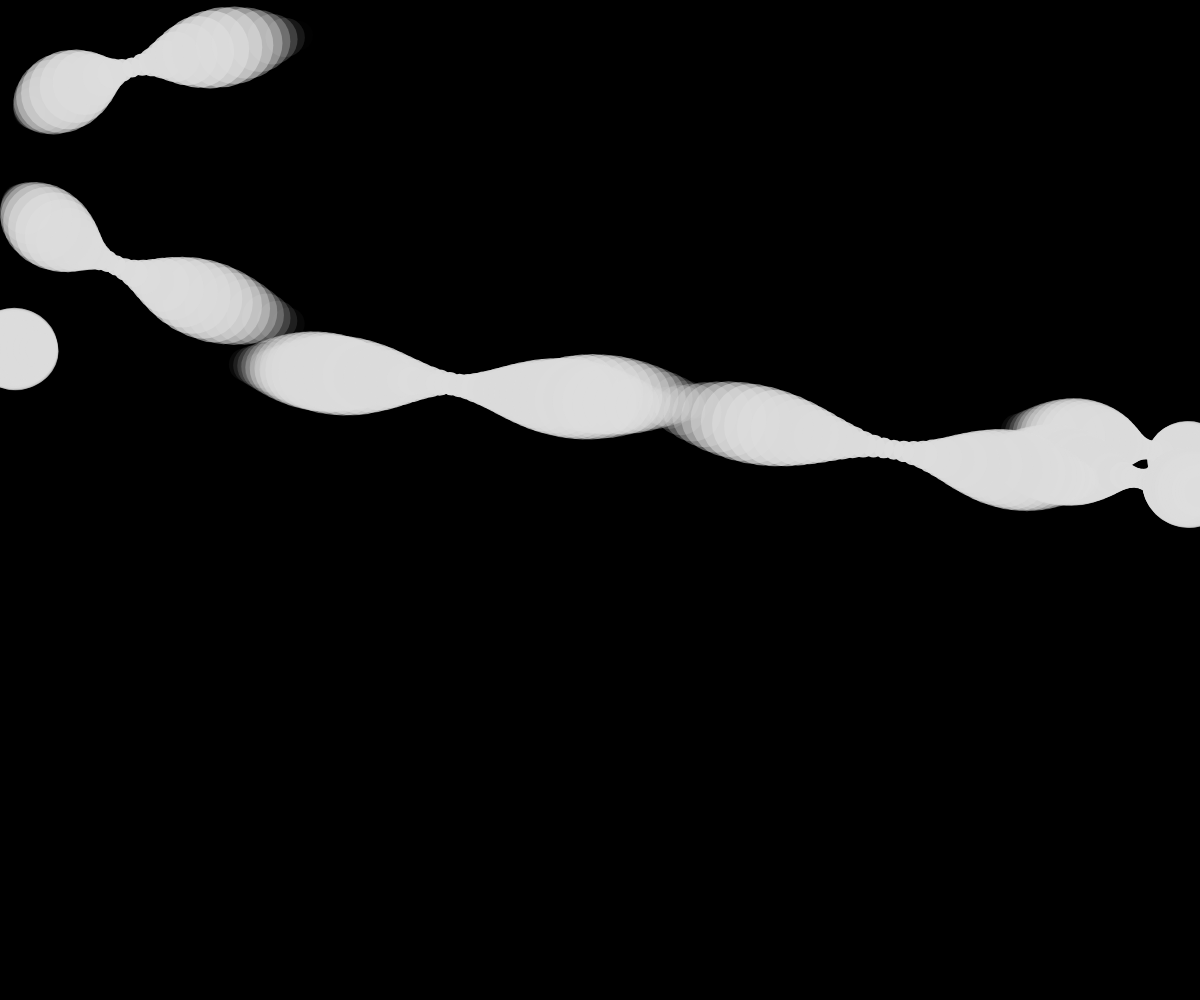
Frame 1 (no input)
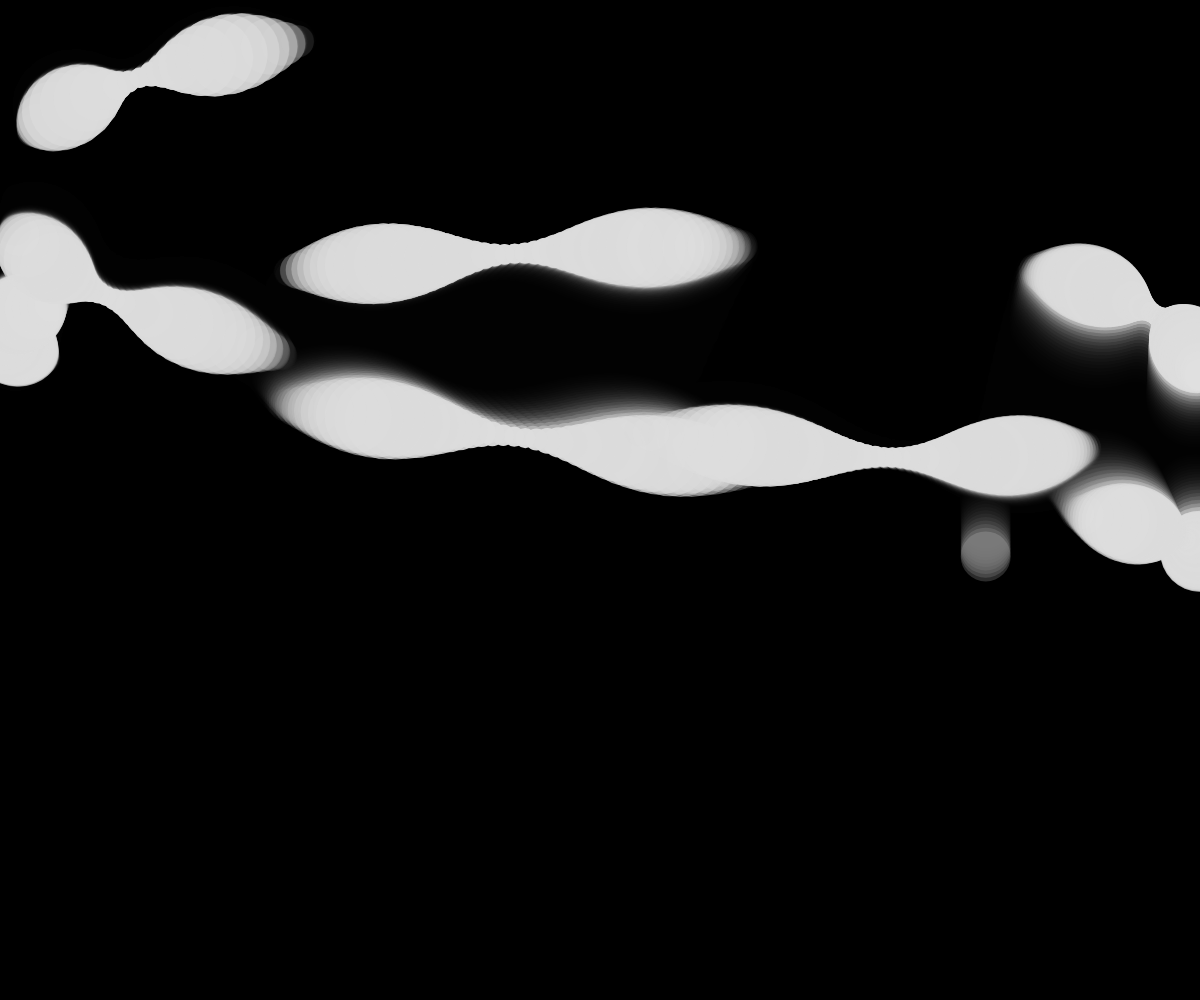
Frame 60 (no input)
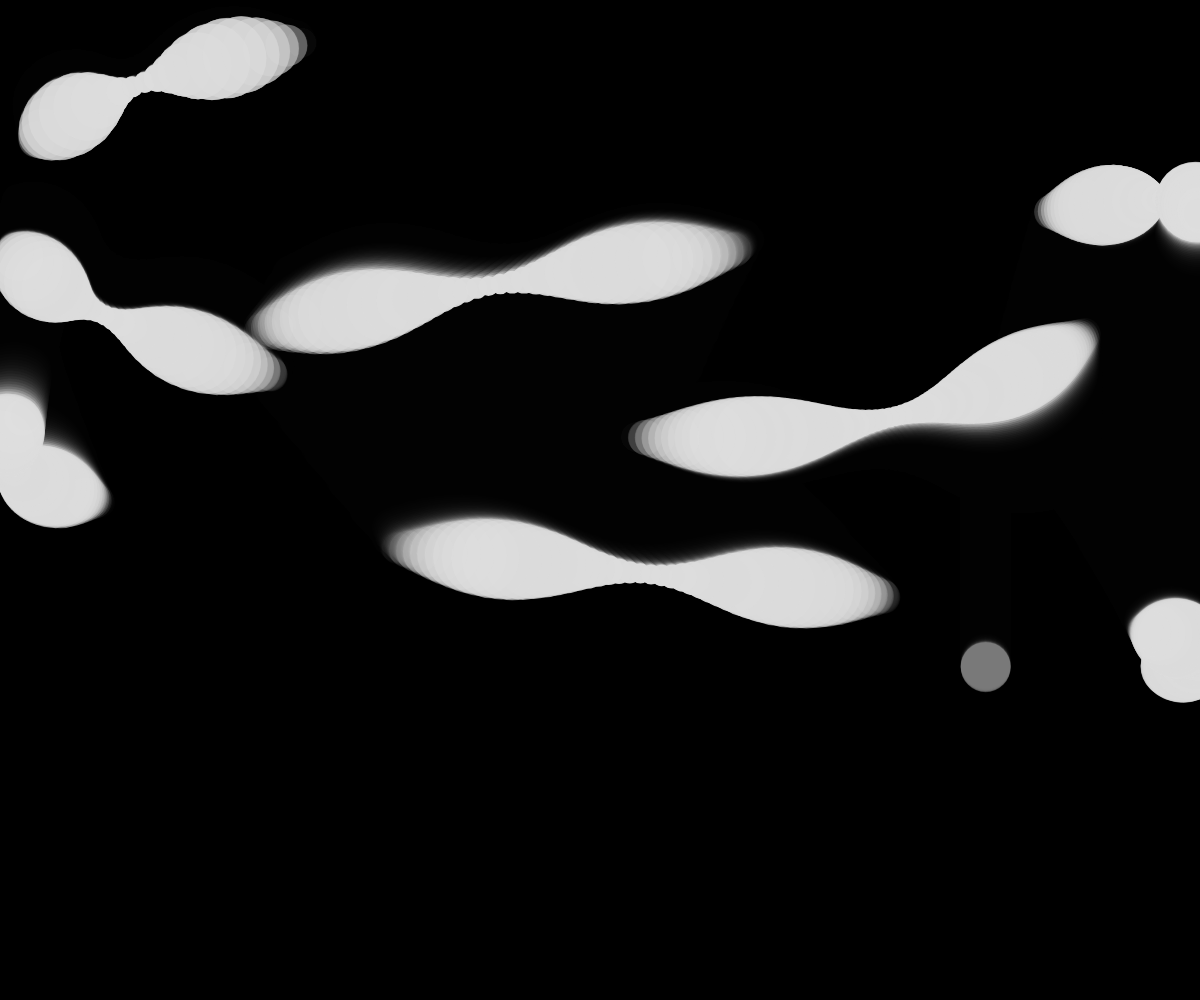
Frame 120 (the mouse pressed at the canvas centre since frame 60)

The p5.js sketch that drew these frames (run headless with seeded random() and noise() and a simulated clock; from frame 60 on, the mouse is pressed at the canvas centre):

// p5.js sketch
// ── sketch.js
var factor = 0.1; // 0.1 + 0.004, 0.2 + 0.003, 0.6 + 0.0009, 0.4 + 0.001
var timeScale = 0.002;
var pointAmount = 0.5;

function setup() {
    windowWidth * 0.75 < windowHeight ?
        createCanvas(windowWidth, windowHeight)
        :
        createCanvas(windowHeight * 1.3, windowHeight);
    background(0);
    angleMode(DEGREES);
    //frameRate(5);
    
    //
    //DRAW
    //
    
    strokeWeight(5);
    noFill();
    stroke(200, 200, 200, 200);
}

function draw() {
    background(0, 0, 0, 50);
    let time = frameCount * timeScale; // 0.004
    //
    let lastX = 0;
    let lastY = height / 2;
    //
    beginShape();
    for (let x = 0; x < width * pointAmount; x++) {
        let y = (height / 2) + noise(cos(x * factor) + time) * 500 - 250;
        stroke(220, 220, 220, sin(x * y * 0.01) * 200 + 50);
        strokeWeight(sin(x * 0.03 * y) * 30 + 50);
        point(
            (sin(x + lastY)) * width * 0.5 + width * .5, 
            cos(y + lastX * 0.1) * height * 0.5 + height * 0.5);
        lastX = x;
        lastY = y;
    }
    endShape();
    
    // change over time
    factor += 0.0002;
    //console.log(`factor: ${factor}`);
}

let looping = true;
function mousePressed() {
    if (looping) {
        noLoop();
        looping = false;
    } else {
        loop();
        looping = true;
    }
}
